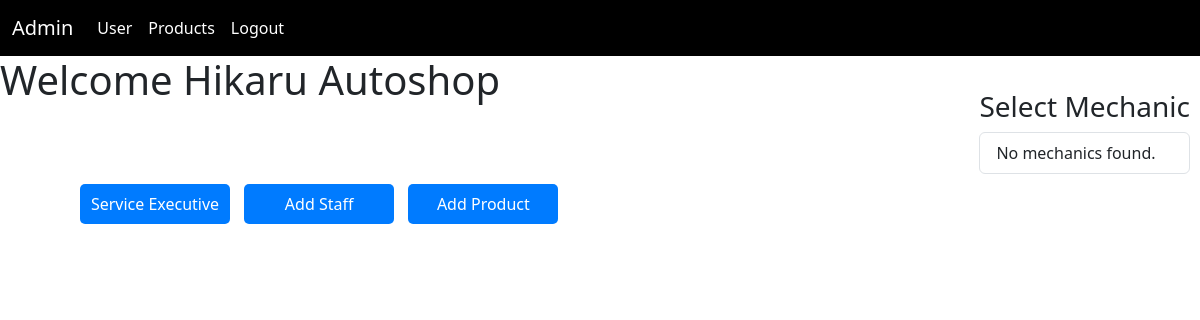
Page /admin.php (signed in) on the earlier database version.
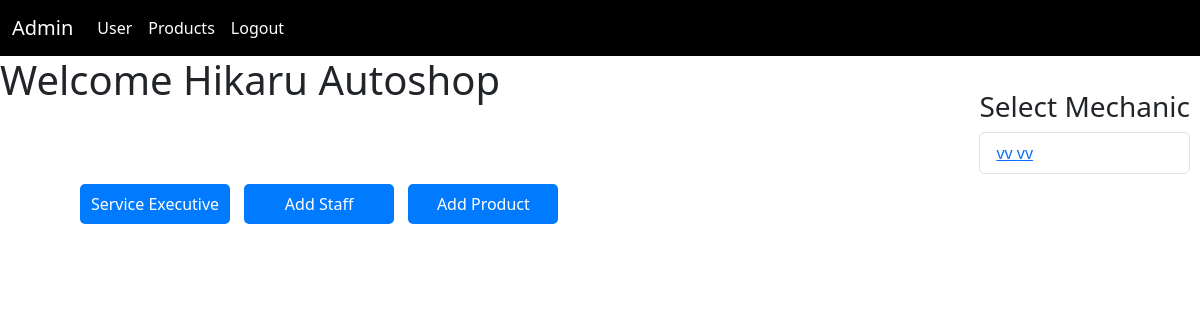
Same page on the later database version.
### tables this page shows
CREATE TABLE `mechanic` (
  `mechanic_id` int(11) NOT NULL,
  `firstname` varchar(100) DEFAULT NULL,
  `middlename` varchar(100) DEFAULT NULL,
  `lastname` varchar(100) DEFAULT NULL,
  `address` varchar(255) DEFAULT NULL,
  `employment` varchar(100) DEFAULT NULL,
  `jobrole` varchar(100) DEFAULT NULL,
  `last_progress_saved` timestamp NOT NULL DEFAULT current_timestamp() ON UPDATE current_timestamp(),
  `companyid` int(11) DEFAULT NULL,
  `active` tinyint(1) DEFAULT NULL
);

### admin.php (the view, shortened to what this page needs)
<?php
include 'config.php';
$companyid = $_SESSION['companyid'];
$query = "SELECT * FROM autoshop WHERE companyid = $companyid";
$result = mysqli_query($conn, $query);
if ($result && mysqli_num_rows($result) > 0) {
    $company_data = mysqli_fetch_assoc($result);
} else {
    echo "<script>alert('Company data not found!');</script>";
}
$mechanic_query = "SELECT * FROM mechanic WHERE companyid = '$companyid'";
$mechanic_result = mysqli_query($conn, $mechanic_query);
?>
<!DOCTYPE html>
<html lang="en">
<head>
  <link href="https://cdn.jsdelivr.net/npm/bootstrap@5.3.2/dist/css/bootstrap.min.css" rel="stylesheet">
</head>
<body>
<nav class="navbar navbar-expand-lg bg-black">
    <div class="container-fluid">
        <a class="navbar-brand text-white" href="#">Admin</a>
        <div class="collapse navbar-collapse" id="navbarSupportedContent">
            <ul class="navbar-nav me-auto mb-2 mb-lg-0">
                <li class="nav-item">
                    <a class="nav-link active text-white" aria-current="page" href="#">User</a>
                </li>
                <li class="nav-item">
                    <a class="nav-link active text-white" aria-current="page" href="addproduct.php">Products</a>
                </li>
                <li class="nav-item">
                    <a class="nav-link text-white active" aria-current="page" href="logout.php">Logout</a>
                </li>
            </ul>
        </div>
    </div>
</nav>
<div class="login-form-container" style="margin-top: 80px;">
    <h3>Select Mechanic</h3>
    <ul class="list-group">
        <?php
        if ($mechanic_result && mysqli_num_rows($mechanic_result) > 0) {
            while ($mechanic = mysqli_fetch_assoc($mechanic_result)) {
                echo '<li class="list-group-item"><a href="homemechanic.php?mechanic_id=' . $mechanic['mechanic_id'] . '">' . $mechanic['firstname'] . ' ' . $mechanic['lastname'] . '</a></li>';
            }
        } else {
            echo '<li class="list-group-item">No mechanics found.</li>';
        }
        ?>
    </ul>
</div>
<h1>Welcome <?php echo isset($company_data['companyname']) ? $company_data['companyname'] : ''; ?></h1>
<div style="margin-top: 80px; margin-left: 80px;">
    <a href="homemanager.php?companyid=<?php echo $companyid; ?>" class="btn-primary" style="display: inline-block; width: 150px; height: 40px; background-color: #007bff; color: #fff; text-align: center; text-decoration: none; border-radius: 5px; line-height: 40px; margin-right: 10px;">Service Executive</a>
    <a href="add_staff.php?companyid=<?php echo $companyid; ?>" class="btn-primary" style="display: inline-block; width: 150px; height: 40px; background-color: #007bff; color: #fff; text-align: center; text-decoration: none; border-radius: 5px; line-height: 40px; margin-right: 10px;">Add Staff</a>
    <a href="addproduct.php?companyid=<?php echo $companyid; ?>" class="btn-primary" style="display: inline-block; width: 150px; height: 40px; background-color: #007bff; color: #fff; text-align: center; text-decoration: none; border-radius: 5px; line-height: 40px;">Add Product</a>
</div>
</body>
</html>

Differences in the rows shown:
added mechanic: firstname "vv", lastname "vv"
Other differences:
text no longer shown: "No mechanics found."
